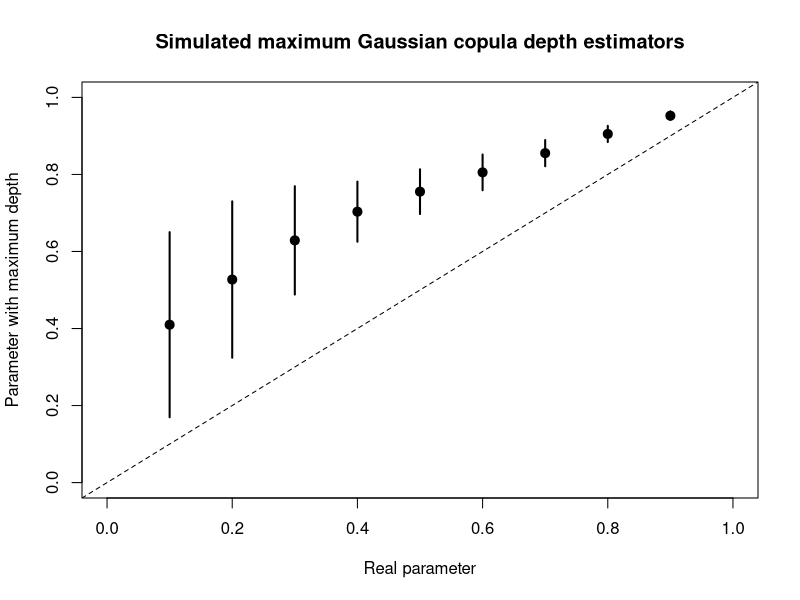

Recreate this plot in R.
## Normal copula depth
require(MASS)
set.seed(004)

N = 100
dep.summary = matrix(rep(0,27), ncol=3)
rho.range = seq(.1,.9,.1)

## Simulates max depth copula estimators for rho  = 0.1,...,0.9
for(rho in rho.range){
  maxdeps = rep(0,1000)
  # Generate 1000 samples of size 100 each
  for(i in 1:1000){
    # Generate sample
    X = mvrnorm(N, mu=c(0,0), Sigma=matrix(c(1,rho,rho,1),nrow=2))
    U = apply(X,2,pnorm)
    
    x=X[,1]; y = X[,2]
    rhovals = seq(0,.99,.01)
    deps = rep(0,length(rhovals))
    for(rho1 in rhovals){
      # find out likelihood depth at rho1
      del.loglik = (-rho1*y^2+(1+rho1^2)*x*y+rho1-rho1^3-rho1*x^2)*(1-rho1^2)^(-2)/(dnorm(x)*dnorm(y))
      j = rho1*100+1
      deps[j] = min(sum(del.loglik>0), sum(del.loglik<0)) + sum(del.loglik==0)
    }
    maxdeps[i] = rhovals[which.max(deps)]
  }
  
  dep.summary[rho*10,] = c(rho, mean(maxdeps), sd(maxdeps))
}

plot(dep.summary[,2]~rho.range, xlim=c(0,1),ylim=c(0,1), type="p", pch=19, cex=1.2,
     main="Simulated maximum Gaussian copula depth estimators",
     xlab="Real parameter", ylab="Parameter with maximum depth")
for(i in 1:9){
  segments(dep.summary[i,1],dep.summary[i,2]-dep.summary[i,3],
           dep.summary[i,1],dep.summary[i,2]+dep.summary[i,3], lwd=2)
}
abline(0,1, lty=2)
